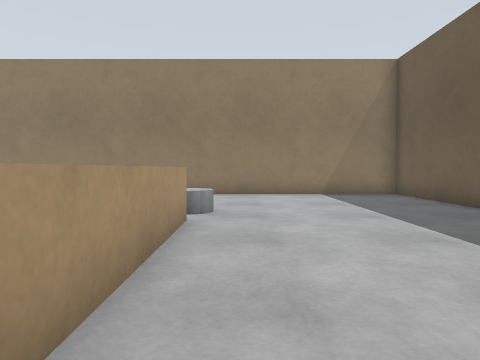
[1] (above)

24 first-person views from a walk through a world built for the Gazebo simulator. The camera is 0.49 m above the floor, tilts 2° down and sees 70° across. The floor is counted in squares, 0.5 m on a side. Each view is taken from the middle of a square. On the plan, view 1 faces up. The plan holds only what a view shows up to about 12 squares ahead; the rest is blank. The place goes on beyond the plan.

[2]
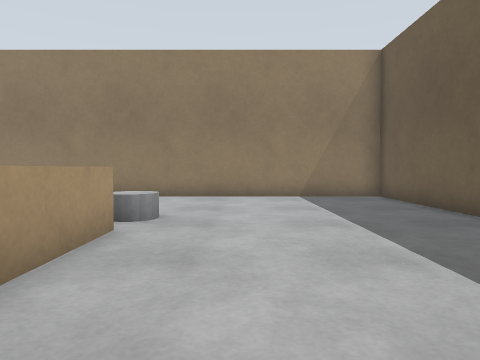

[3]
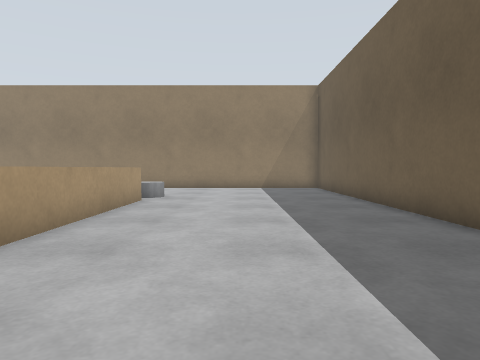

[4]
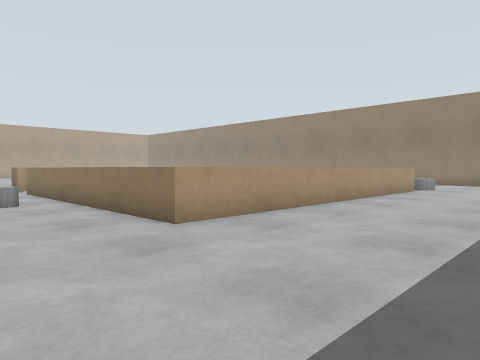

[5]
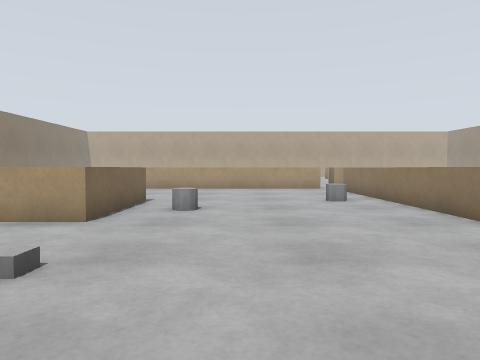

[6]
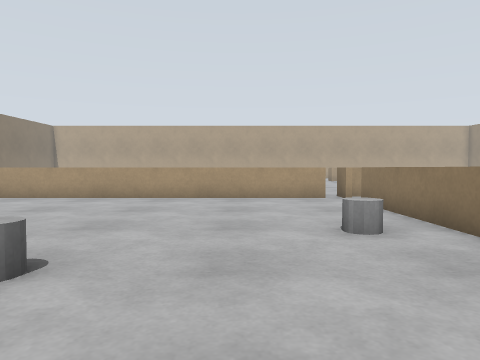

[7]
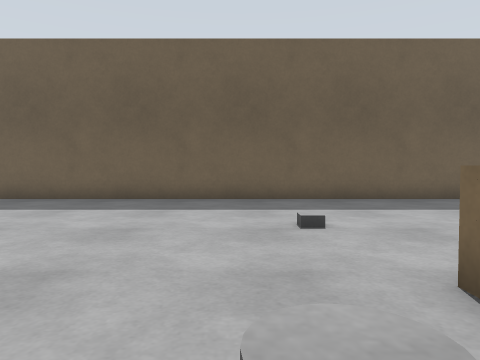

[8]
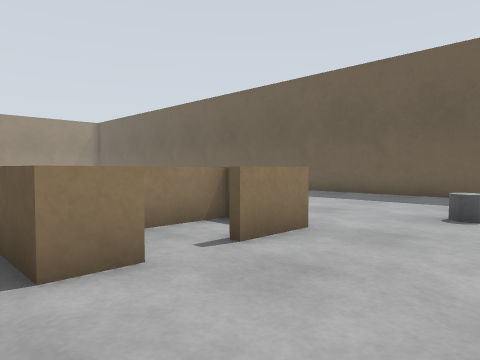

[9]
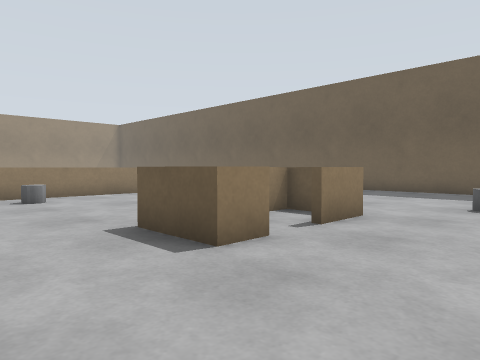

[10]
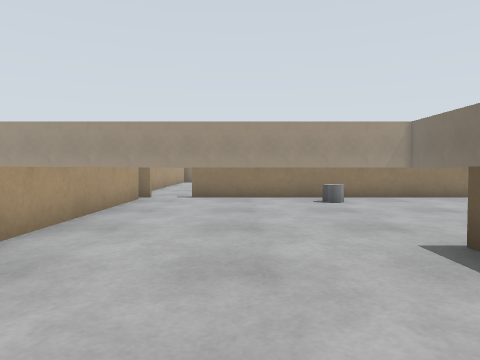

[11]
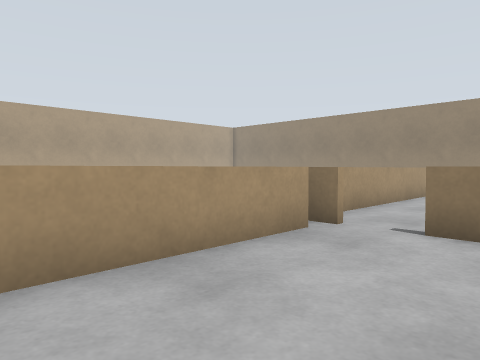

[12]
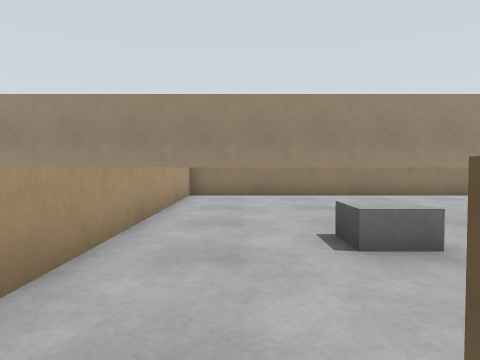

[13]
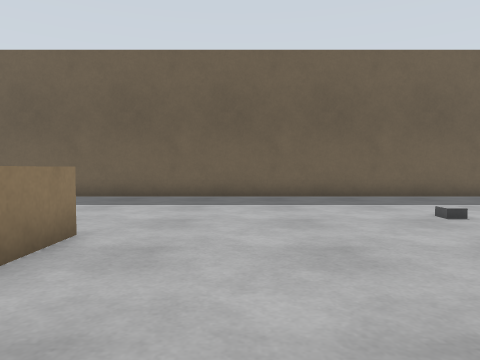

[14]
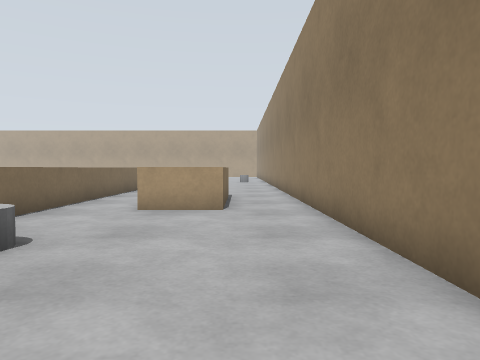

[15]
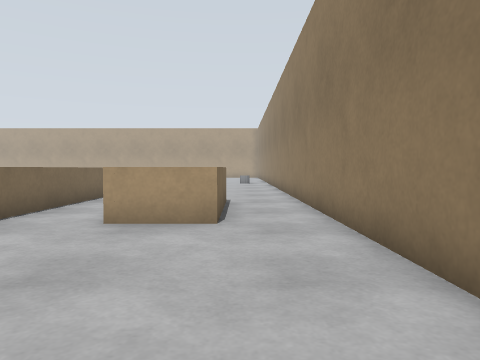

[16]
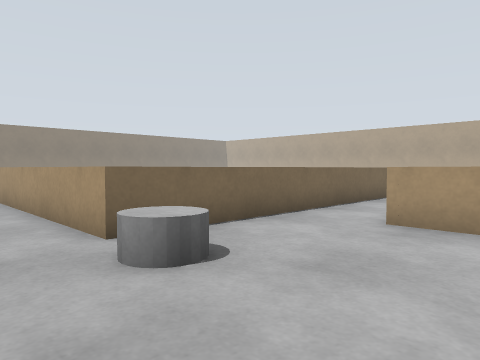

[17]
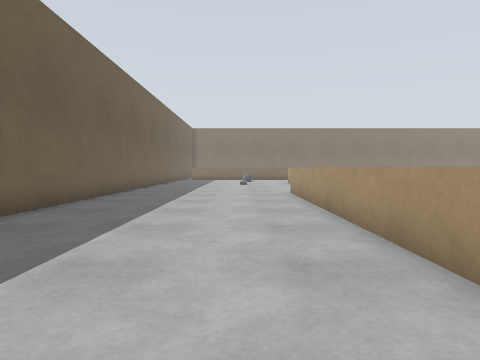

[18]
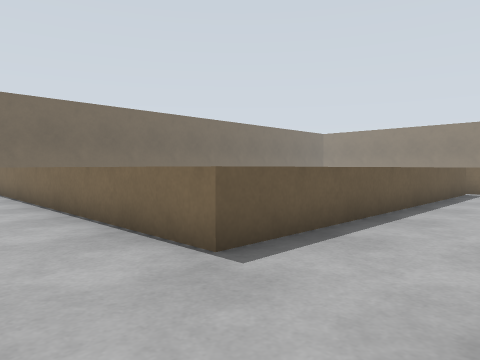

[19]
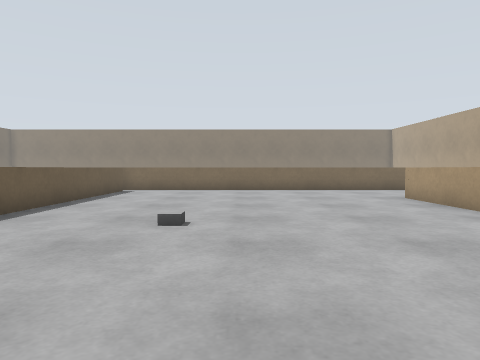

[20]
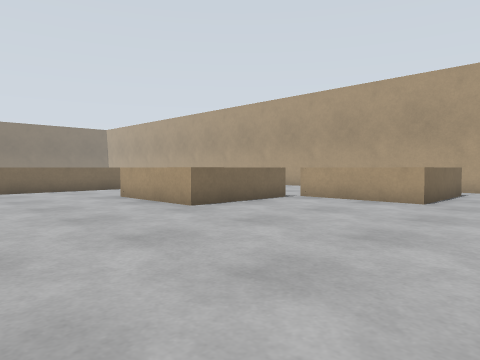

[21]
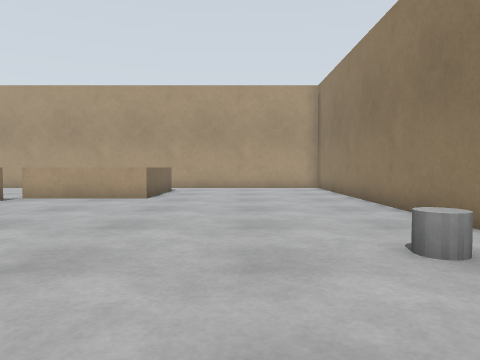

[22]
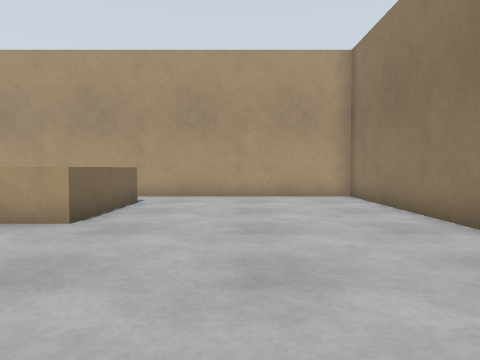

[23]
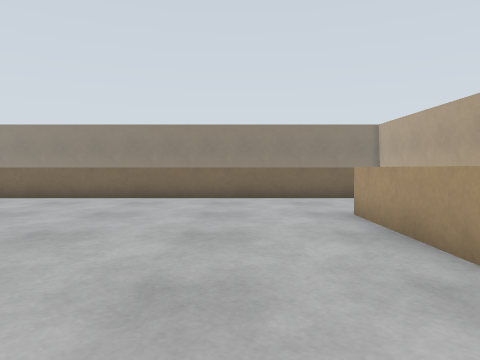

[24]
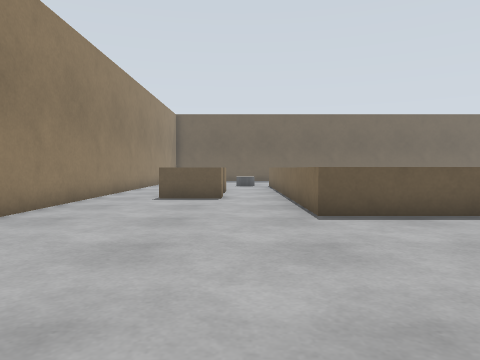

### Floor plan
Points are (right, up) in squares from view 1. A wall is a line through its corners. A room is listed if a view was taken in it or the views show most of it. See-through windows are left out.
Room 1 (views 1, 2, 3, 4, 5, 6, 7, 8, 9, 10, 11, 13, 14, 15, 16, 17)
walls: (-2.1, -14.8) (-3.9, -14.8); (-5.1, -14.8) (-6.2, -14.8) (-6.2, -12.8) (-2.2, -12.8) (-2.2, -14.4); (-12.2, -6.1) (-12.2, -16.9); (-4.5, 6.4) (-1, 6.4) (-1, -5.6) (-10.6, -5.6); (5.8, -18.5) (5.8, 12.8) (-4.5, 12.8); (-5, 10.6) (-5, 8.5)
ways out: opening at (-11, -5.5) to room 2; opening at (-5, 7.5) to room 3; opening at (-5, 12) to room 3
objects: grey cylinder (-7, -7) to (-6, -7); grey cylinder (-4, -12) to (-4, -11); grey cylinder (-2, 7) to (-1, 8); grey cylinder (0, -17) to (1, -16); grey box (1, -12)
Room 2 (view 12)
walls: (-12.8, 6) (-12.8, -5.3)
ways out: opening at (-11, -5.5) to room 1
objects: grey box (-10, -2) to (-9, -1)
Room 3 (views 18, 19, 20, 21, 22, 23, 24)
walls: (-27.5, 1.8) (-23.4, 1.8) (-23.4, -2.3); (-24.8, -6.2) (-13.1, -6.2); (-32, 6) (-28, 6) (-28, 2); (-22.4, 12.8) (-33.8, 12.8) (-33.8, 0.7); (-13, -5) (-13, 6.4) (-4.5, 6.4); (-9, 8.5) (-9, 10.6) (-5, 10.6); (-4.5, 12.8) (-13.2, 12.8)
ways out: opening at (-5, 7.5) to room 1; opening at (-5, 12) to room 1
objects: grey cylinder (-21, 11) to (-21, 12); grey box (-17, 3)

Where each view was taken, in squares from view 1:
view 1: 0 up, 0 right, facing up
view 2: 1 up, 1 right, facing up
view 3: 4 down, 2 right, facing up
view 4: 9 down, 4 right, facing up-left
view 5: 10 down, 4 right, facing left
view 6: 9 down, 1 left, facing left
view 7: 11 down, 5 left, facing right
view 8: 18 down, 7 left, facing up-right
view 9: 18 down, 9 left, facing up-right
view 10: 17 down, 9 left, facing up
view 11: 11 down, 9 left, facing up-left
view 12: 6 down, 11 left, facing up
view 13: 8 down, 6 left, facing right
view 14: 11 up, 3 right, facing left
view 15: 11 up, 1 right, facing left
view 16: 11 up, 1 right, facing down-left
view 17: 8 up, 1 right, facing down
view 18: 9 up, 16 left, facing down-right
view 19: 9 up, 18 left, facing down
view 20: 9 up, 18 left, facing down-left
view 21: 9 up, 17 left, facing left
view 22: 9 up, 22 left, facing left
view 23: 5 up, 21 left, facing down
view 24: 8 up, 20 left, facing right
